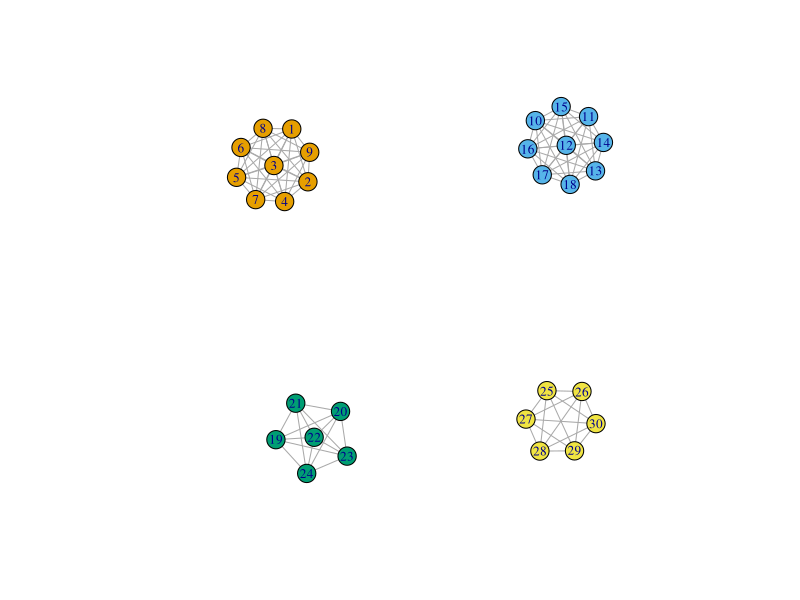
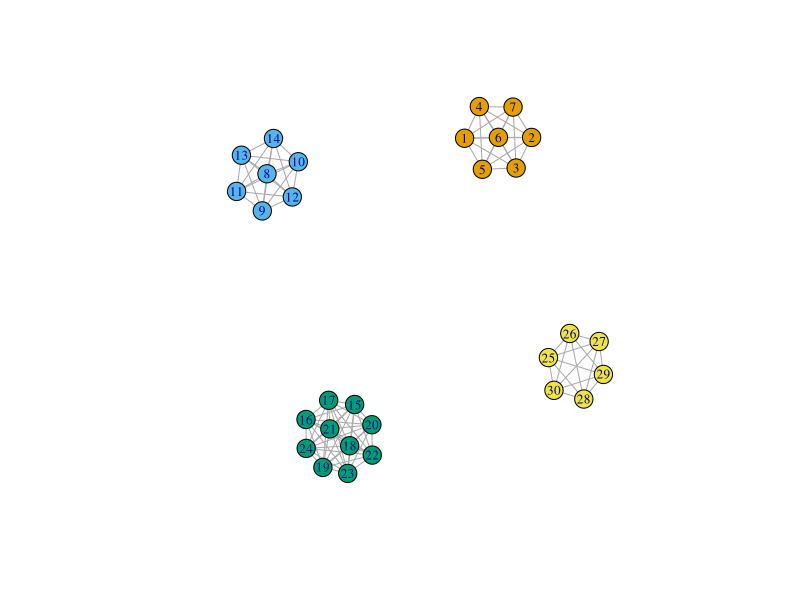
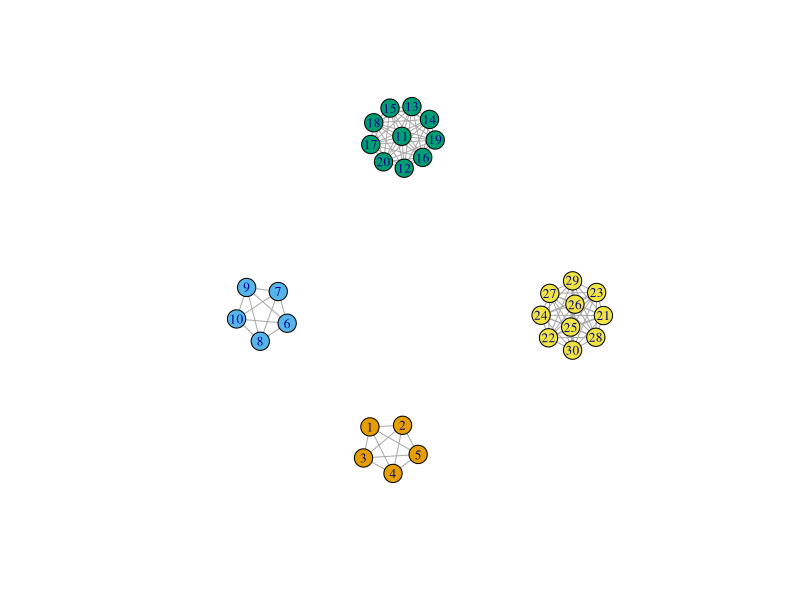
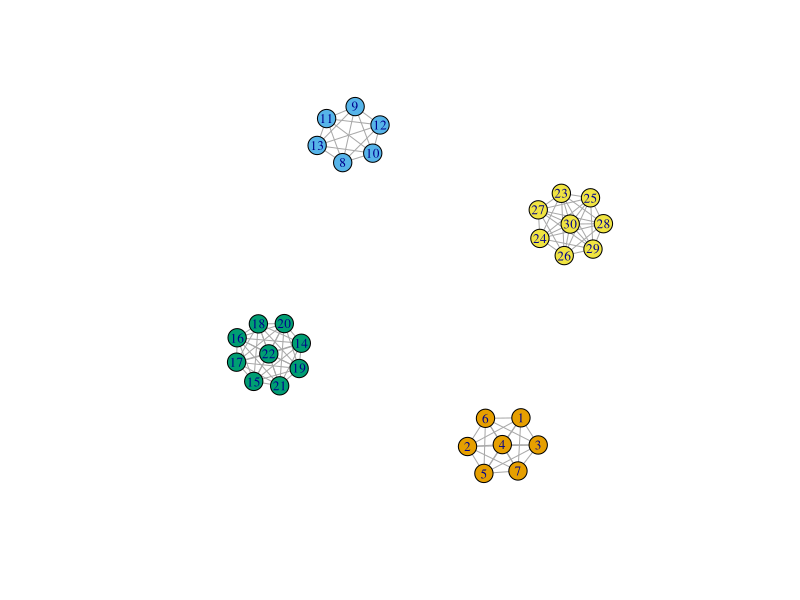
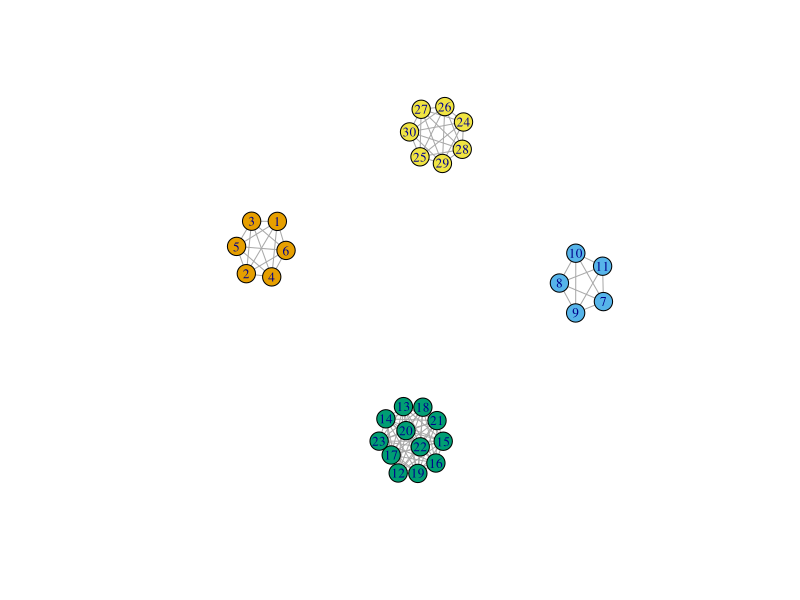
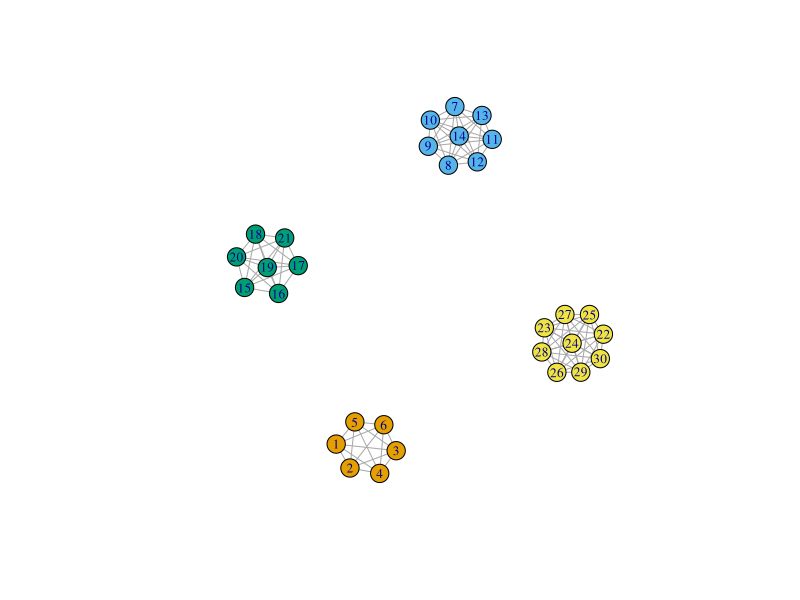
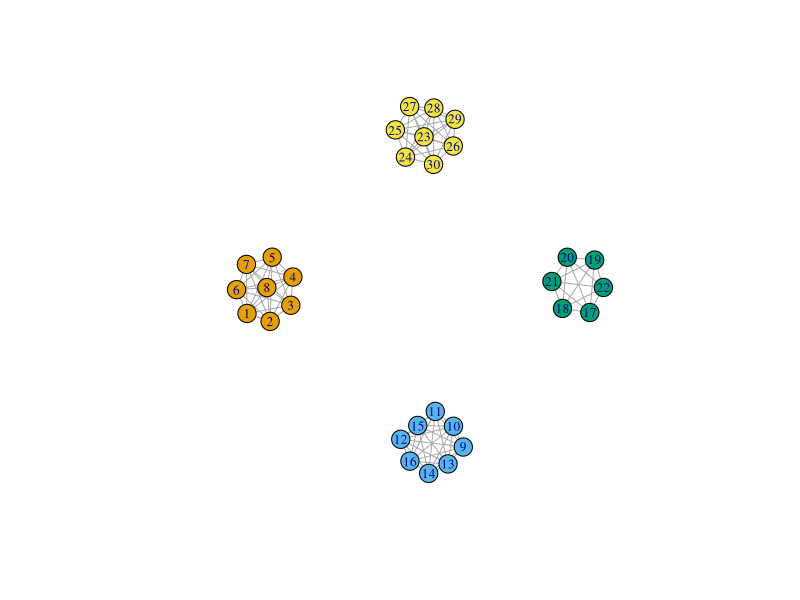
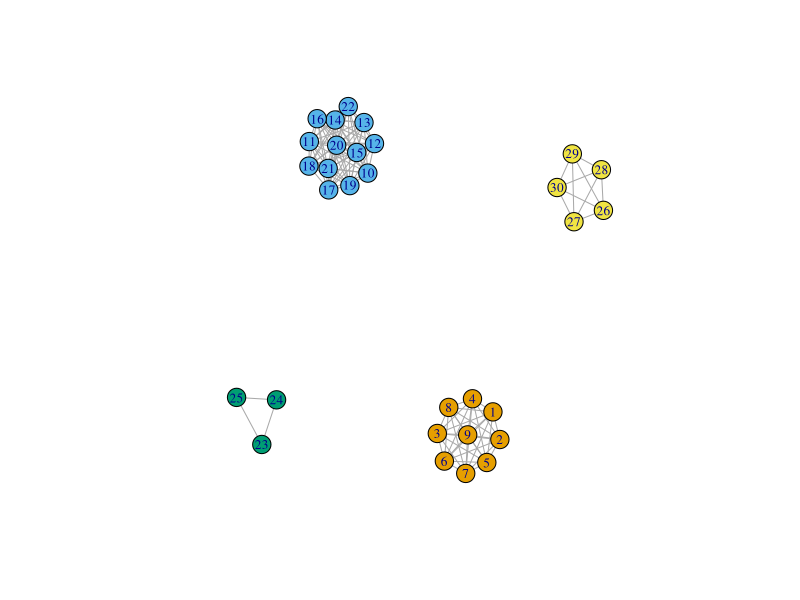

Write the R code that produced these figures, in order.
## ---- chunk 1
library(igraph)

# create a function which generate series of graph consists of n vertices and k separated components
sep.graph <- function(n,k,complete=TRUE){
  # determine vertices which make each separated component
  sep <- rep(1,k)+rmultinom(1,n-k,rep(1,k))
  sep.v <- cumsum(sep)
  # create adjacency matrix of complete graph
  if(complete==TRUE){
    a.mat <- matrix(rep(1,n^2),n,n)
  }else{ # incomplete graph is generated using random value generator
    a.mat <- matrix(rnorm(n^2),n,n)
    a.mat <- (a.mat+t(a.mat))/2
    a.mat <- ifelse(a.mat>=mean(a.mat),1,0)
    # to avoid more than k components, "1" is assigned into elements which is next to diagonal elements
    for(i in 1:(n-1)){
      a.mat[i,i+1] <- 1
      a.mat[i+1,i] <- 1
    }
  }
  diag(a.mat) <- 0
  # create rectangular "zero" blocks into adjacency matrix for separating components
  for(i in 1:(k-1)){
    a.mat[1:sep.v[i],(sep.v[i]+1):n] <- 0
    a.mat[(sep.v[i]+1):n,1:sep.v[i]] <- 0
  }
  weight <- rep(1:k,sep)
  g <- graph.adjacency(a.mat,mode="undirected")
  g$weight <- weight
  return(g)
}
## ---- chunk 2
gr <- list()
for(i in 1:10){
  gr[[i]] <- sep.graph(30,4)
}
for(i in 1:10){
  plot(gr[[i]],vertex.color=gr[[i]]$weight,vertex.size=10,vertex.label.cex=0.8)
}
## ---- chunk 3
gr2 <- list()
for(i in 1:10){
  gr2[[i]] <- sep.graph(30,4,complete=F)
}
for(i in 1:10){
  plot(gr2[[i]],vertex.color=gr2[[i]]$weight,vertex.size=10,vertex.label.cex=0.8)
}
